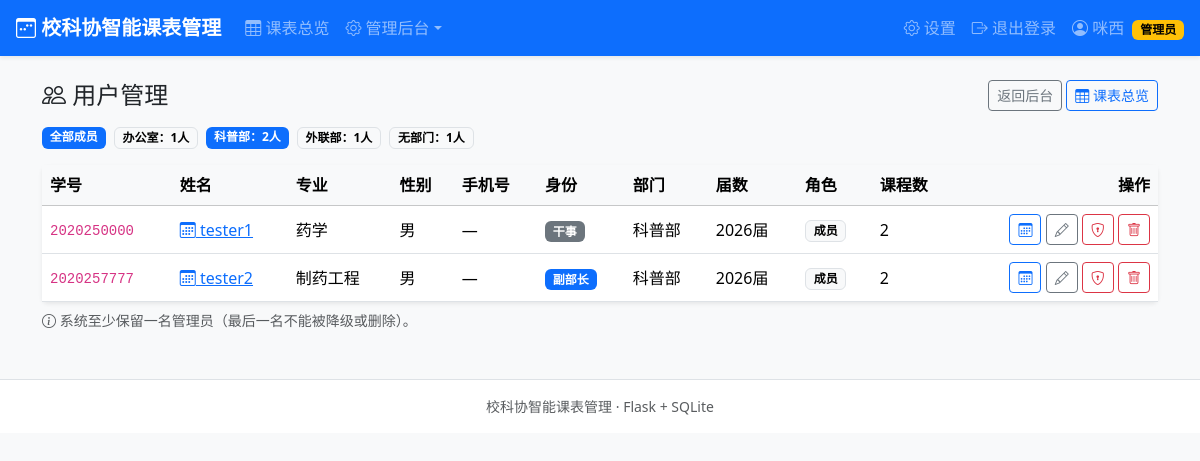
The app's page /admin/users?department=科普部 (signed in), older data.
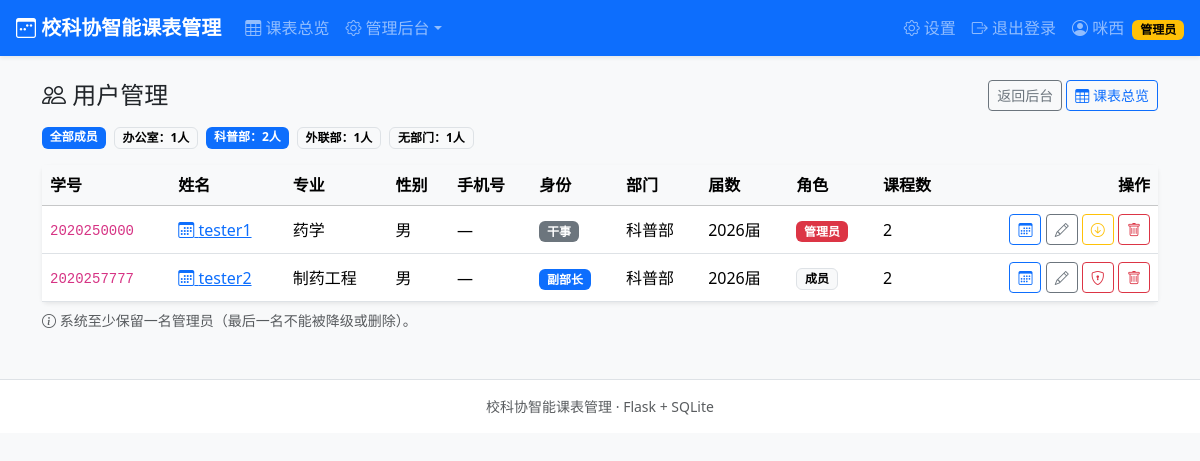
The same page, newer data.
### tables this page shows
CREATE TABLE users (
        id            INTEGER PRIMARY KEY AUTOINCREMENT,
        student_id    TEXT NOT NULL UNIQUE,
        password_hash TEXT NOT NULL,
        name          TEXT NOT NULL,
        identity      TEXT NOT NULL,               -- 主席/部长/干事
        department    TEXT,                        -- 主席可以为空
        cohort        INTEGER NOT NULL,            -- 届数，如 2026
        role          TEXT NOT NULL DEFAULT 'member',  -- admin/member
        created_at    TEXT NOT NULL
    , major TEXT NOT NULL DEFAULT '', gender TEXT NOT NULL DEFAULT '男', phone TEXT NOT NULL DEFAULT '');

### app.py (the view)
@app.route("/admin/users")
@admin_required
def admin_users():
    department_filter = request.args.get("department", "all")
    user_sql = (
        "SELECT u.*, (SELECT COUNT(*) FROM courses c WHERE c.user_id = u.id) AS course_cnt "
        "FROM users u"
    )
    user_args = []
    if department_filter != "all":
        if department_filter == "无部门":
            user_sql += " WHERE u.department IS NULL"
        else:
            user_sql += " WHERE u.department = ?"
            user_args.append(department_filter)
    user_sql += " ORDER BY u.role = 'admin' DESC, "
    user_sql += (
        "CASE u.department "
        "WHEN '办公室' THEN 1 WHEN '科普部' THEN 2 WHEN '学术部' THEN 3 "
        "WHEN '宣传部' THEN 4 WHEN '外联部' THEN 5 WHEN '网络部' THEN 6 "
        "ELSE 7 END ASC, u.name ASC, u.cohort DESC"
    )
    users = query(user_sql, user_args)
    department_counts = query(
        "SELECT COALESCE(department, '无部门') AS department, COUNT(*) AS count "
        "FROM users GROUP BY department ORDER BY CASE department "
        "WHEN '办公室' THEN 1 WHEN '科普部' THEN 2 WHEN '学术部' THEN 3 "
        "WHEN '宣传部' THEN 4 WHEN '外联部' THEN 5 WHEN '网络部' THEN 6 ELSE 7 END")
    return render_template("admin/users.html", users=users, DEPARTMENTS=DEPARTMENTS,
                           department_counts=department_counts,
                           department_filter=department_filter)

### app.py (called while the page is built)
def get_db():
    if "db" not in g:
        conn = sqlite3.connect(DB_PATH)
        conn.row_factory = sqlite3.Row
        conn.execute("PRAGMA foreign_keys = ON")
        g.db = conn
    return g.db

def query(sql, args=()):
    return get_db().execute(sql, args).fetchall()

def query_one(sql, args=()):
    return get_db().execute(sql, args).fetchone()

def login_required(view):
    @wraps(view)
    def wrapped(*args, **kwargs):
        if session.get("user_id") is None:
            flash("请先登录", "warning")
            return redirect(url_for("login", next=request.full_path if request.query_string else url_for("index")))
        return view(*args, **kwargs)
    return wrapped

def admin_required(view):
    @wraps(view)
    @login_required
    def wrapped(*args, **kwargs):
        user = get_current_user()
        if user is None or user["role"] != "admin":
            flash("需要管理员权限", "danger")
            return redirect(url_for("index"))
        return view(*args, **kwargs)
    return wrapped

def get_current_user():
    uid = session.get("user_id")
    if uid is None:
        return None
    return query_one("SELECT * FROM users WHERE id = ?", (uid,))

### templates/admin/users.html (shortened to what this page needs)
{% extends "base.html" %}
{% block content %}
<div class="d-flex justify-content-between align-items-center mb-3">
  <h4 class="mb-0"><i class="bi bi-people"></i> 用户管理</h4>
  <div>
    <a class="btn btn-sm btn-outline-secondary" href="{{ url_for('admin_index') }}">返回后台</a>
    <a class="btn btn-sm btn-outline-primary" href="{{ url_for('schedule') }}"><i class="bi bi-table"></i> 课表总览</a>
  </div>
</div>
<div class="d-flex flex-wrap gap-2 my-3">
  <a class="badge text-bg-primary text-decoration-none" href="{{ url_for('admin_users', department='all') }}">全部成员</a>
  {% for item in department_counts %}
  <a class="badge {{ 'text-bg-primary' if department_filter == item.department else 'text-bg-light border' }} text-decoration-none"
     href="{{ url_for('admin_users', department=item.department) }}">{{ item.department }}：{{ item.count }}人</a>
  {% endfor %}
</div>
<div class="card shadow-sm">
  <div class="table-responsive">
    <table class="table table-hover align-middle mb-0">
      <thead class="table-light">
        <tr>
          <th>学号</th><th>姓名</th><th>专业</th><th>性别</th><th>手机号</th><th>身份</th><th>部门</th><th>届数</th><th>角色</th>
          <th>课程数</th><th class="text-end">操作</th>
        </tr>
      </thead>
      <tbody>
        {% for u in users %}
        <tr>
          <td><code>{{ u.student_id }}</code></td>
          <td>
            <a href="{{ url_for('schedule', user=u.id) }}"><i class="bi bi-calendar3"></i> {{ u.name }}</a>
          </td>
          <td>{{ u.major or '—' }}</td>
          <td>{{ u.gender or '—' }}</td>
          <td>{{ u.phone or '—' }}</td>
          <td>
            {% if u.identity == '主席' %}<span class="badge text-bg-warning"><i class="bi bi-star-fill"></i> 主席</span>
            {% elif u.identity == '部长' %}<span class="badge text-bg-info">部长</span>
            {% elif u.identity == '副部长' %}<span class="badge text-bg-primary">副部长</span>
            {% else %}<span class="badge text-bg-secondary">干事</span>{% endif %}
          </td>
          <td>{{ u.department or '—（主席）' }}</td>
          <td>{{ u.cohort }}届</td>
          <td>
            {% if u.role == 'admin' %}<span class="badge text-bg-danger">管理员</span>
            {% else %}<span class="badge text-bg-light border">成员</span>{% endif %}
          </td>
          <td>{{ u.course_cnt }}</td>
          <td class="text-end">
            <a class="btn btn-sm btn-outline-primary" href="{{ url_for('schedule', user=u.id) }}"
               title="查看课表"><i class="bi bi-calendar3"></i></a>
            <a class="btn btn-sm btn-outline-secondary" href="{{ url_for('admin_user_edit', uid=u.id) }}"
               title="编辑信息"><i class="bi bi-pencil"></i></a>
            <form class="d-inline" method="post" action="{{ url_for('admin_toggle', uid=u.id) }}">
              {% if u.role == 'admin' %}
              <button class="btn btn-sm btn-outline-warning" title="降为普通成员"><i class="bi bi-arrow-down-circle"></i></button>
              {% else %}
              <button class="btn btn-sm btn-outline-danger" title="设为管理员"><i class="bi bi-shield-lock"></i></button>
              {% endif %}
            </form>
            <form class="d-inline" method="post" action="{{ url_for('admin_user_delete', uid=u.id) }}"
                  onsubmit="return confirm('确定删除用户「{{ u.name }}」吗？将同时删除其全部课表记录。')">
              <button class="btn btn-sm btn-outline-danger" title="删除用户"><i class="bi bi-trash"></i></button>
            </form>
          </td>
        </tr>
        {% endfor %}
      </tbody>
    </table>
  </div>
</div>
<p class="text-muted small mt-2 mb-0">
  <i class="bi bi-info-circle"></i> 系统至少保留一名管理员（最后一名不能被降级或删除）。
</p>
{% endblock %}

Row changes from the older to the newer data that the page shows:
changed users "tester1": role "成员" → "管理员"
